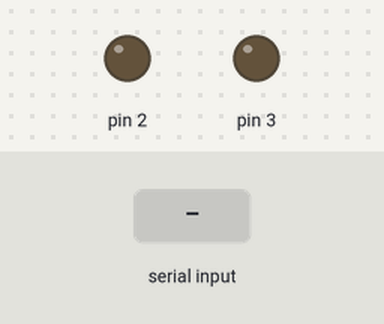
This sketch was run on a simulated Arduino Uno, built with avr-gcc and run on an emulated ATmega328P. Parts: output pins drawn as LEDs (lit = HIGH). The inputs (shaded band) are chosen by the test bench.

Above: at 1.2 s.
1.3 s: "1" received over Serial
At 3.2 s:
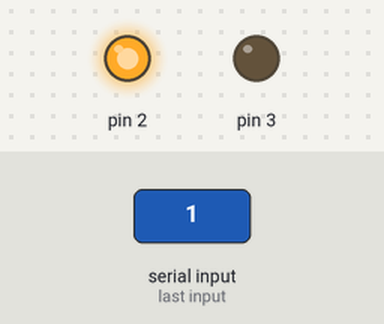
Timing chart, 0 to 4.7 s (numbered marks = the images above; inputs shaded):
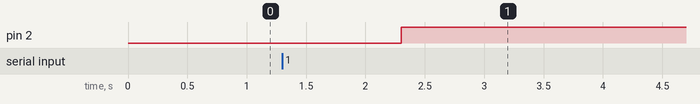

Measured:
- after the input at 1.3 s, pin 2: LOW → HIGH after 1.0 s

The sketch:

Pd2Arduino.ino
```cpp
/*---------------------------------------------------Pd2Arduino v0.1--------------------------------------------- */

/*
  Pd2Arduino is a sketch that allows you to send data from Pure Data
  to Arduino, using a Pd patch "Pd2Arduino.pd";
*/

//--------------------------------GLOBAL VARIABLES-----------------------

char pd_in[14] = {0, 0, 0, 0, 0, 0, 0, 0, 0, 0, 0, 0, 0, 0}; // data from Pd (1 per digital pin);

//--------------------------------FUNCTIONS------------------------------

void Pd_receive(char *input)
{
  byte nr = 14;
  Serial.readBytes(input ,nr);
}

//-------------------------------------
//-------------------------------------

//--------------------------------SETUP------------------------------

void setup()
{
  Serial.begin(9600);
  pinMode(2, OUTPUT); // i.e. digital output and a PWM output;
  pinMode(3,OUTPUT);
}

//--------------------------------LOOP------------------------------

void loop()
{
  if(Serial.available() > 0)
  {
    /* read Pd incoming data; */
    Pd_receive(pd_in);

    /* i.e. it sends 2 values coming from Pd to digital out 2 and PWM out 3; */
    digitalWrite(2, pd_in[0]);
    analogWrite(3, pd_in[1]);
  }

  delay(1);
}
```
